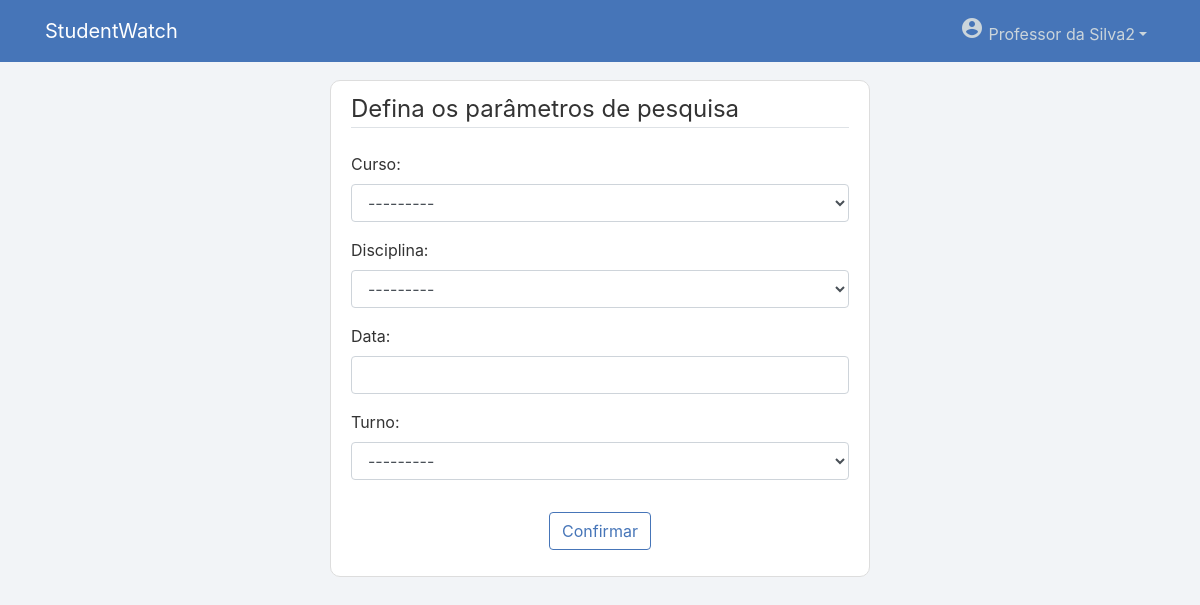
The page /filtrarPresenca/ (signed in) on the database its author committed.
### users/models.py (models this page shows, shortened)
class User(AbstractUser):
    username = models.EmailField(_('username'), unique=False)
    email = models.EmailField(_('email address'), unique=True)
    tipo = models.CharField(max_length=100)

### manager/models.py (models this page shows)
class Professor_curso(models.Model):
    professor = models.ForeignKey(ProfessorProfile, on_delete=models.CASCADE, null=True)
    curso = models.ForeignKey(Curso, on_delete=models.CASCADE, null=True)
    def __str__(self):
        professor_curso = str(self.professor)+" | "+str(self.curso)
        return professor_curso

### users/views.py (the view)
# urls.py: path('filtrarPresenca/', user_views.filtrarPresenca, name='filtrarPresenca'),
@login_required
@permission_required("manager.view_presenca", raise_exception=True)
def filtrarPresenca(request):
    form = FiltrarPresencaForm2(user=request.user)
    return render(request, 'users/filtrar-presenca.html', {'form': form})

### manager/models.py (called while the page is built)
    def __str__(self):
        return self.nome

### users/models.py (called while the page is built)
    def __str__(self):
        nome = self.user.first_name+" "+self.user.last_name
        return nome

### users/templates/users/filtrar-presenca.html (shortened to what this page needs)
{% extends "page/base.html" %}
{% block content %}
    <div class="content-section">
        <form method="POST" action="{% url 'visualizarPresenca' %}" id="FiltrarPresencaForm2" data-disciplinas-url="{% url 'ajax_load_disciplinas' %}" data-turnos-url="{% url 'ajax_load_turnos' %}">
            <fieldset class="form-group">
                <legend class="border-bottom mb-4">Defina os parâmetros de pesquisa</legend>
                    {{form.as_p}}
            </fieldset>
            <div class="form-group text-center">
                <button class="btn btn-outline-info" type="submit">Confirmar</button>
            </div>
        </form>
    </div>
{% endblock content %}

### page/templates/page/base.html (shortened to what this page needs)
{% load static %}
<!DOCTYPE html>
<html lang="en">
<head>
    <link rel="stylesheet" href="https://stackpath.bootstrapcdn.com/bootstrap/4.1.3/css/bootstrap.min.css">
    <link rel="stylesheet" type="text/css" href="{% static 'page/main.css' %}">
    <link rel="stylesheet" href="https://code.jquery.com/ui/1.12.1/themes/base/jquery-ui.css" />
</head>
<body>
    <header class="site-header">
        <nav class="navbar navbar-expand-md navbar-dark bg-steel fixed-top">
          <div class="container">
            {% if user.is_authenticated and user.is_staff %}
              <a class="navbar-brand mr-4" href="{% url 'page-home' %}">StudentWatch | <b>Admin</b></a>
            {% else %}
              <a class="navbar-brand mr-4" href="{% url 'page-home' %}">StudentWatch</a>
            {% endif %}
            <div class="collapse navbar-collapse" id="navbarToggle">
              <div class="navbar-nav">
                {% if user.is_authenticated %}
                  <div class="nav-item dropdown">
                    <a class="nav-link dropdown-toggle" data-toggle="dropdown" href="#" role="button" aria-haspopup="true" aria-expanded="false"><span class="material-icons">account_circle</span> {{ user.first_name }} {{ user.last_name }}</a>
                  </div>
                {% else %}
                  <a class="nav-item nav-link" href="{% url 'login' %}"><span class="material-icons">login</span></a>
                {% endif %}
              </div>
            </div>
          </div>
        </nav>
    </header>
    <main role="main" class="container">
        <div class="row">
          <div class="col-sm-3"></div>
          <div class="col-md-6">
            {% block content %}{% endblock %}
          </div>
          <div class="col-sm-3"></div>
        </div>
      </main>
</body>
</html>

### page/static/page/main.css (style rules this page uses)
body { background: #f2f4f7; color: #333333; margin-top: 5rem; }
.bg-steel { background-color: #4675b8; }
.site-header .navbar-nav .nav-link { color: #cbd5db; }
.content-section { background: #ffffff; padding: 10px 20px; border: 1px solid #dddddd; border-radius: 10px; margin-bottom: 20px; }
.btn-outline-info { border-color: #4675b8 !important; color: #4675b8 !important; }

### rows shown on the page
User: first_name "Professor", last_name "da Silva2"
Professor_curso: curso "---------"
